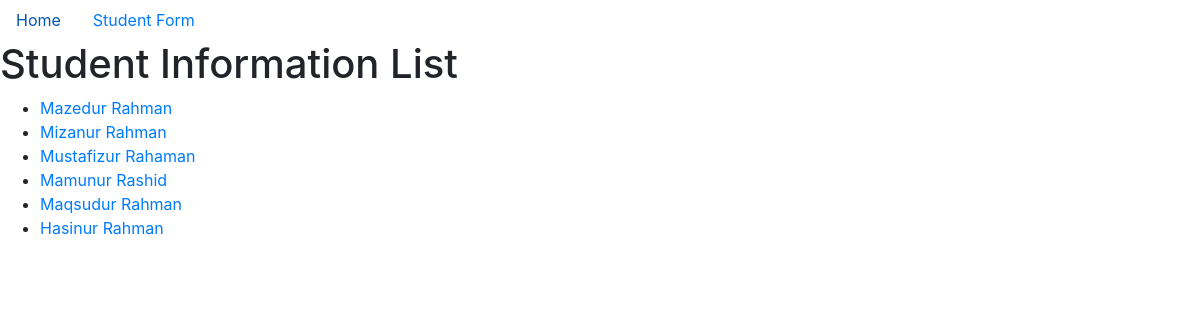
/, run on an earlier commit of the app's database.
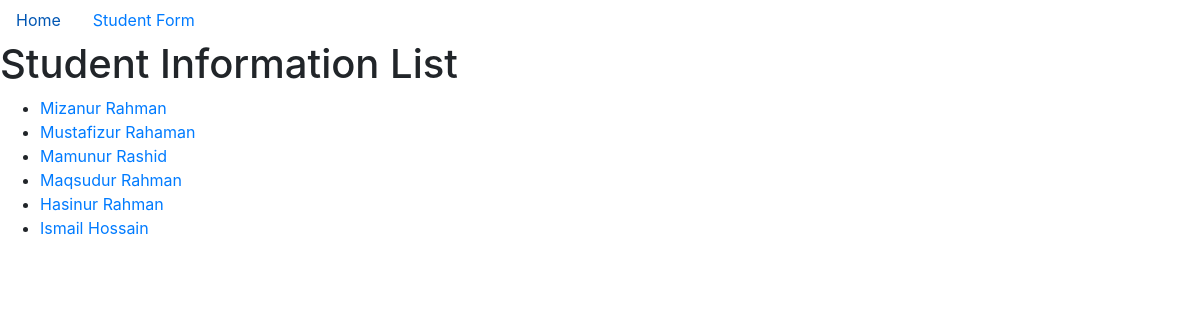
And on a later commit of the database.
### first_app/models.py (models this page shows, shortened)
class Student(models.Model):
	first_name  = models.CharField(max_length=50)
	last_name	= models.CharField(max_length=50)
	email 		= models.EmailField()
	phone		= models.IntegerField()
	class Meta:
		verbose_name       ='Student'
		verbose_name_plural='Students'

### first_app/views.py (the view)
# urls.py: path('', views.home, name='home'),
def home(request):
	students = Student.objects.all()
	template ='first_app/index.html'
	context = {
		'title' :"Home",
		'students':students
	}
	return render(request, template,context)

### first_app/templates/first_app/index.html
{% extends 'first_app/base.html' %}
{% block content %}
	<h1>Student Information List</h1>
	{% if students %}
		<ul>
			{% for student in students%}
			<li><a href="{% url 'first_app:student_info' id=student.id %}">{{student.first_name}} {{student.last_name}}</a></li>
			{% endfor %}
		</ul>
	{%else%}
		<h1>No Student Exists!!</h1>
	{%endif%}
{% endblock %}

### first_app/templates/first_app/base.html (shortened to what this page needs)
<!DOCTYPE html>
<html lang="en">
<head>
	<link rel="stylesheet" href="https://stackpath.bootstrapcdn.com/bootstrap/4.5.2/css/bootstrap.min.css">
</head>
<body>
	<ul class="nav">
		  <li class="nav-item">
		    <a class="nav-link active" href="{% url 'first_app:home' %}">Home</a>
		  </li>
		  <li class="nav-item">
		    <a class="nav-link" href="{% url 'first_app:student_form' %}">Student Form</a>
		  </li>
	</ul>
	{% block content %}
	{% endblock %}
</body>
</html>

What changed in the data, as far as the page shows it:
removed Student: first_name "Mazedur", last_name "Rahman"
added Student: first_name "Ismail", last_name "Hossain"
